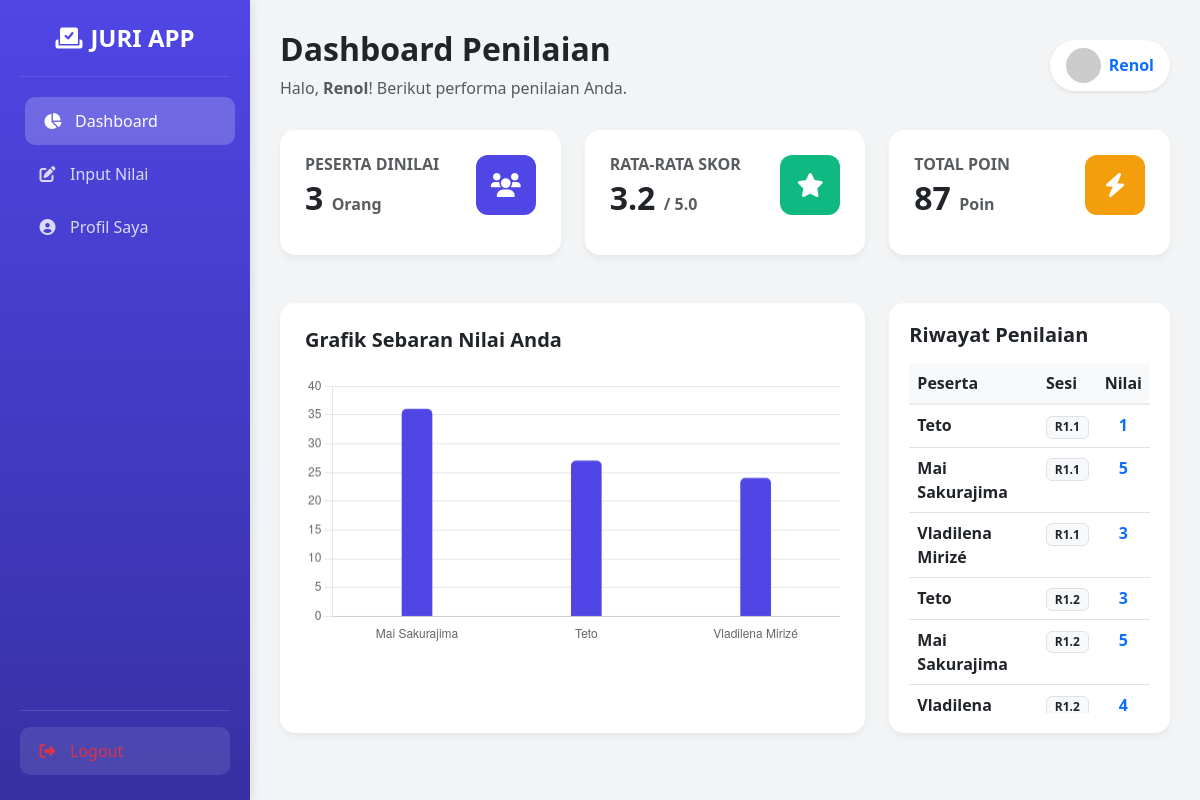
The app's page /dashboard (signed in) with its own data.
### tables this page shows
CREATE TABLE penilaian (
    id_penilaian INTEGER PRIMARY KEY AUTOINCREMENT,
    id_juri INTEGER NOT NULL,
    id_peserta INTEGER NOT NULL,
    round INTEGER NOT NULL CHECK (round BETWEEN 1 AND 3),
    sub_round INTEGER NOT NULL CHECK (sub_round BETWEEN 1 AND 3),
    nilai INTEGER NOT NULL CHECK (nilai BETWEEN 1 AND 5), id_kategori INTEGER REFERENCES kategori_nilai(id_kategori),
    FOREIGN KEY (id_juri) REFERENCES juri(id_juri),
    FOREIGN KEY (id_peserta) REFERENCES peserta(id_peserta)
);

CREATE TABLE peserta (
    id_peserta INTEGER PRIMARY KEY AUTOINCREMENT,
    nama_peserta TEXT NOT NULL
, foto TEXT, username TEXT, password TEXT, perwakilan TEXT);

### app.py (the view)
@app.route('/dashboard')
def dashboard():
    if 'user_id' not in session or session.get('role') != 'juri': return redirect(url_for('login'))
    juri_id = session['user_id']
    conn = get_db_connection()
    metrics = conn.execute("SELECT COUNT(DISTINCT id_peserta) as total_peserta, IFNULL(AVG(nilai), 0) as rata_rata, IFNULL(SUM(nilai), 0) as total_poin FROM penilaian WHERE id_juri = ?", (juri_id,)).fetchone()
    chart_data = conn.execute("SELECT p.nama_peserta, SUM(pn.nilai) as total_nilai FROM penilaian pn JOIN peserta p ON pn.id_peserta = p.id_peserta WHERE pn.id_juri = ? GROUP BY p.nama_peserta ORDER BY total_nilai DESC", (juri_id,)).fetchall()
    history = conn.execute("SELECT p.nama_peserta, p.foto, pn.round, pn.sub_round, pn.nilai FROM penilaian pn JOIN peserta p ON pn.id_peserta = p.id_peserta WHERE pn.id_juri = ? ORDER BY pn.round ASC, pn.sub_round ASC", (juri_id,)).fetchall()
    conn.close()
    labels = [row['nama_peserta'] for row in chart_data]
    values = [row['total_nilai'] for row in chart_data]
    peserta_unik = []
    seen = set()
    for row in history:
        if row['nama_peserta'] not in seen:
            peserta_unik.append({'nama': row['nama_peserta'], 'foto': row['foto'] if row['foto'] else 'default.jpg'})
            seen.add(row['nama_peserta'])
    return render_template('dashboard.html', user=session.get('nama'), metrics=metrics, chart_labels=json.dumps(labels), chart_values=json.dumps(values), history=history, peserta_unik=peserta_unik)

### app.py (called while the page is built)
def get_db_connection():
    conn = sqlite3.connect('database2.db')
    conn.row_factory = sqlite3.Row
    return conn

### templates/dashboard.html (shortened to what this page needs)
<!DOCTYPE html>
<html lang="id">
<head>
    <link href="https://cdn.jsdelivr.net/npm/bootstrap@5.3.0/dist/css/bootstrap.min.css" rel="stylesheet">
    <link rel="stylesheet" href="https://cdnjs.cloudflare.com/ajax/libs/font-awesome/6.0.0/css/all.min.css">
</head>
<body>
    <div class="sidebar">
        <div>
            <div class="sidebar-brand"><i class="fas fa-vote-yea me-2"></i>JURI APP</div>
            <nav class="nav flex-column">
                <a href="#" class="nav-link active"><i class="fas fa-chart-pie"></i> Dashboard</a>
                <a href="{{ url_for('input_nilai') }}" class="nav-link"><i class="fas fa-edit"></i> Input Nilai</a>
                <a href="{{ url_for('profil_juri') }}" class="nav-link"><i class="fas fa-user-circle"></i> Profil Saya</a>
            </nav>
        </div>
        <div>
            <hr class="text-white-50">
            <a href="{{ url_for('logout') }}" class="nav-link text-danger bg-white bg-opacity-10"><i class="fas fa-sign-out-alt"></i> Logout</a>
        </div>
    </div>
    <div class="main-content">
        <div class="d-flex justify-content-between align-items-center header-welcome">
            <div>
                <h2 class="fw-bold text-dark">Dashboard Penilaian</h2>
                <p class="text-muted mb-0">Halo, <strong>{{ user }}</strong>! Berikut performa penilaian Anda.</p>
            </div>
            <div class="d-flex align-items-center bg-white px-3 py-2 rounded-pill shadow-sm">
                <img src="https://ui-avatars.com/api/?name={{ user }}&background=random" class="rounded-circle me-2" width="35">
                <span class="fw-bold text-primary">{{ user }}</span>
            </div>
        </div>
        <div class="row g-4 mb-5">
            <div class="col-md-4">
                <div class="stat-card clickable-card" data-bs-toggle="modal" data-bs-target="#modalPeserta">
                    <div class="d-flex justify-content-between align-items-start">
                        <div>
                            <h6 class="text-muted text-uppercase fw-bold mb-1">Peserta Dinilai</h6>
                            <h2 class="fw-bold mb-0">{{ metrics['total_peserta'] }} <small class="fs-6 text-muted">Orang</small></h2>
                        </div>
                        <div class="icon-box" style="background: #4F46E5;"><i class="fas fa-users"></i></div>
                    </div>
                </div>
            </div>
            <div class="col-md-4">
                <div class="stat-card clickable-card" data-bs-toggle="modal" data-bs-target="#modalRataRata">
                    <div class="d-flex justify-content-between align-items-start">
                        <div>
                            <h6 class="text-muted text-uppercase fw-bold mb-1">Rata-rata Skor</h6>
                            <h2 class="fw-bold mb-0">{{ "%.1f"|format(metrics['rata_rata']) }} <small class="fs-6 text-muted">/ 5.0</small></h2>
                        </div>
                        <div class="icon-box" style="background: #10B981;"><i class="fas fa-star"></i></div>
                    </div>
                </div>
            </div>
            <div class="col-md-4">
                <div class="stat-card">
                    <div class="d-flex justify-content-between align-items-start">
                        <div>
                            <h6 class="text-muted text-uppercase fw-bold mb-1">Total Poin</h6>
                            <h2 class="fw-bold mb-0">{{ metrics['total_poin'] }} <small class="fs-6 text-muted">Poin</small></h2>
                        </div>
                        <div class="icon-box" style="background: #F59E0B;"><i class="fas fa-bolt"></i></div>
                    </div>
                </div>
            </div>
        </div>
        <div class="row g-4">
            <div class="col-lg-8">
                <div class="stat-card h-100">
                    <h5 class="fw-bold mb-4">Grafik Sebaran Nilai Anda</h5>
                    <canvas id="scoreChart" height="150"></canvas>
                </div>
            </div>
            <div class="col-lg-4">
                <div class="table-container">
                    <h5 class="fw-bold mb-3">Riwayat Penilaian</h5>
                    <div style="overflow-y: auto; max-height: 350px;">
                        <table class="table custom-table table-hover">
                            <thead>
                                <tr>
                                    <th>Peserta</th>
                                    <th>Sesi</th>
                                    <th class="text-center">Nilai</th>
                                </tr>
                            </thead>
                            <tbody>
                                {% for row in history %}
                                <tr>
                                    <td class="fw-bold">{{ row['nama_peserta'] }}</td>
                                    <td><span class="badge bg-light text-dark border">R{{ row['round'] }}.{{ row['sub_round'] }}</span></td>
                                    <td class="text-center fw-bold text-primary">{{ row['nilai'] }}</td>
                                </tr>
                                {% else %}
                                <tr><td colspan="3" class="text-center text-muted">Belum ada data.</td></tr>
                                {% endfor %}
                            </tbody>
                        </table>
                    </div>
                </div>
            </div>
        </div>
    </div>
    <script>
        const ctx = document.getElementById('scoreChart').getContext('2d');
        const labels = {{ chart_labels | safe }};
        const dataValues = {{ chart_values | safe }};
        const scoreChart = new Chart(ctx, {
            type: 'bar',
            data: {
                labels: labels,
                datasets: [{
                    label: 'Total Poin',
                    data: dataValues,
                    backgroundColor: '#4F46E5',
                    borderRadius: 5,
                    barThickness: 30
                }]
            },
            options: {
                responsive: true,
                plugins: { legend: { display: false } },
                scales: {
                    y: { beginAtZero: true, grid: { borderDash: [5, 5] } },
                    x: { grid: { display: false } }
                }
            }
        });
    </script>
</body>
</html>

### templates/dashboard.html (style rules this page uses)
body { background-color: #f3f4f6; font-family: 'Segoe UI', Tahoma, Geneva, Verdana, sans-serif; display: flex; min-height: 100vh; margin: 0; }
.sidebar { width: 250px; background: linear-gradient(180deg, #4F46E5 0%, #3730a3 100%); min-height: 100vh; color: white; box-shadow: 2px 0 10px rgba(0,0,0,0.1); position: fixed; display: flex; flex-direction: column; justify-content: space-between; padding: 20px; z-index: 1000; }
.sidebar-brand { font-size: 1.5rem; font-weight: bold; text-align: center; border-bottom: 1px solid rgba(255,255,255,0.1); padding-bottom: 20px; margin-bottom: 20px; }
.nav-link { color: rgba(255,255,255,0.8); margin-bottom: 5px; padding: 12px 15px; border-radius: 10px; transition: all 0.3s; text-decoration: none; display: flex; align-items: center; }
.nav-link:hover, .nav-link.active { background-color: rgba(255,255,255,0.2); color: white; transform: translateX(5px); }
.nav-link i { margin-right: 10px; width: 25px; text-align: center; }
.main-content { margin-left: 250px; flex: 1; padding: 30px; width: calc(100% - 250px); }
.header-welcome { margin-bottom: 30px; }
.stat-card { background: white; border-radius: 15px; padding: 25px; box-shadow: 0 4px 6px rgba(0,0,0,0.05); transition: transform 0.2s; border: none; position: relative; overflow: hidden; height: 100%; }
.clickable-card { cursor: pointer; transition: all 0.3s ease; }
.icon-box { width: 60px; height: 60px; border-radius: 12px; display: flex; align-items: center; justify-content: center; font-size: 24px; color: white; margin-bottom: 15px; }
.table-container { background: white; border-radius: 15px; padding: 20px; box-shadow: 0 4px 6px rgba(0,0,0,0.05); height: 100%; }
.custom-table th { background-color: #f8f9fa; border-bottom: 2px solid #e9ecef; position: sticky; top: 0; }

### records on screen
penilaian: nama_peserta "Teto", round "1", sub_round "1", nilai "1"
penilaian: nama_peserta "Mai Sakurajima", round "1", sub_round "1", nilai "5"
penilaian: nama_peserta "Vladilena Mirizé", round "1", sub_round "1", nilai "3"
penilaian: nama_peserta "Teto", round "1", sub_round "2", nilai "3"
penilaian: nama_peserta "Mai Sakurajima", round "1", sub_round "2", nilai "5"
penilaian: nama_peserta "Vladilena…", round "1", sub_round "2", nilai "4"

### other values on screen
{{ user }} "Renol"
{{ metrics['total_peserta'] }} "3"
{{ "%.1f"|format(metrics['rata_rata']) }} "3.2"
{{ metrics['total_poin'] }} "87"
chart data {{ chart_values | safe }} [36, 27, 24]
